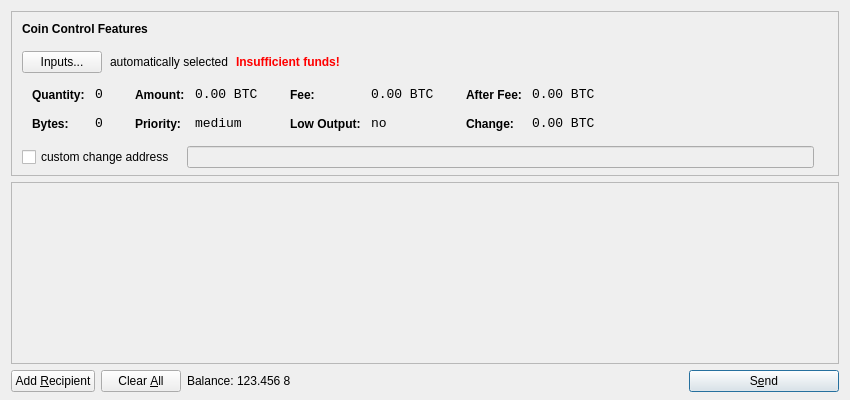
<?xml version="1.0" encoding="UTF-8"?>
<ui version="4.0">
 <class>SendCoinsDialog</class>
 <widget class="QDialog" name="SendCoinsDialog">
  <property name="geometry">
   <rect>
    <x>0</x>
    <y>0</y>
    <width>850</width>
    <height>400</height>
   </rect>
  </property>
  <property name="windowTitle">
   <string>Send Coins</string>
  </property>
  <layout class="QVBoxLayout" name="verticalLayout" stretch="0,1,0">
   <property name="bottomMargin">
    <number>8</number>
   </property>
   <item>
    <widget class="QFrame" name="frameCoinControl">
     <property name="sizePolicy">
      <sizepolicy hsizetype="Expanding" vsizetype="Expanding">
       <horstretch>0</horstretch>
       <verstretch>0</verstretch>
      </sizepolicy>
     </property>
     <property name="maximumSize">
      <size>
       <width>16777215</width>
       <height>16777215</height>
      </size>
     </property>
     <property name="frameShape">
      <enum>QFrame::StyledPanel</enum>
     </property>
     <property name="frameShadow">
      <enum>QFrame::Sunken</enum>
     </property>
     <layout class="QVBoxLayout" name="verticalLayoutCoinControl2">
      <property name="spacing">
       <number>-1</number>
      </property>
      <property name="leftMargin">
       <number>0</number>
      </property>
      <property name="topMargin">
       <number>0</number>
      </property>
      <property name="rightMargin">
       <number>0</number>
      </property>
      <property name="bottomMargin">
       <number>6</number>
      </property>
      <item>
       <layout class="QVBoxLayout" name="verticalLayoutCoinControl" stretch="0,0,0,0,1">
        <property name="spacing">
         <number>0</number>
        </property>
        <property name="leftMargin">
         <number>10</number>
        </property>
        <property name="topMargin">
         <number>10</number>
        </property>
        <item>
         <layout class="QHBoxLayout" name="horizontalLayoutCoinControl1">
          <property name="bottomMargin">
           <number>15</number>
          </property>
          <item>
           <widget class="QLabel" name="labelCoinControlFeatures">
            <property name="sizePolicy">
             <sizepolicy hsizetype="Preferred" vsizetype="Maximum">
              <horstretch>0</horstretch>
              <verstretch>0</verstretch>
             </sizepolicy>
            </property>
            <property name="font">
             <font>
              <weight>75</weight>
              <bold>true</bold>
             </font>
            </property>
            <property name="styleSheet">
             <string notr="true">font-weight:bold;</string>
            </property>
            <property name="text">
             <string>Coin Control Features</string>
            </property>
           </widget>
          </item>
         </layout>
        </item>
        <item>
         <layout class="QHBoxLayout" name="horizontalLayoutCoinControl2" stretch="0,0,0,0">
          <property name="spacing">
           <number>8</number>
          </property>
          <property name="bottomMargin">
           <number>10</number>
          </property>
          <item>
           <widget class="QPushButton" name="pushButtonCoinControl">
            <property name="styleSheet">
             <string notr="true"/>
            </property>
            <property name="text">
             <string>Inputs...</string>
            </property>
           </widget>
          </item>
          <item>
           <widget class="QLabel" name="labelCoinControlAutomaticallySelected">
            <property name="text">
             <string>automatically selected</string>
            </property>
            <property name="margin">
             <number>5</number>
            </property>
           </widget>
          </item>
          <item>
           <widget class="QLabel" name="labelCoinControlInsuffFunds">
            <property name="font">
             <font>
              <weight>75</weight>
              <bold>true</bold>
             </font>
            </property>
            <property name="styleSheet">
             <string notr="true">color:red;font-weight:bold;</string>
            </property>
            <property name="text">
             <string>Insufficient funds!</string>
            </property>
            <property name="margin">
             <number>5</number>
            </property>
           </widget>
          </item>
          <item>
           <spacer name="horizontalSpacerCoinControl">
            <property name="orientation">
             <enum>Qt::Horizontal</enum>
            </property>
            <property name="sizeHint" stdset="0">
             <size>
              <width>40</width>
              <height>1</height>
             </size>
            </property>
           </spacer>
          </item>
         </layout>
        </item>
        <item>
         <widget class="QWidget" name="widgetCoinControl" native="true">
          <property name="sizePolicy">
           <sizepolicy hsizetype="Preferred" vsizetype="Preferred">
            <horstretch>0</horstretch>
            <verstretch>0</verstretch>
           </sizepolicy>
          </property>
          <property name="minimumSize">
           <size>
            <width>0</width>
            <height>0</height>
           </size>
          </property>
          <property name="styleSheet">
           <string notr="true"/>
          </property>
          <layout class="QHBoxLayout" name="horizontalLayoutCoinControl5">
           <property name="margin">
            <number>0</number>
           </property>
           <item>
            <layout class="QHBoxLayout" name="horizontalLayoutCoinControl3" stretch="0,0,0,1">
             <property name="spacing">
              <number>20</number>
             </property>
             <property name="topMargin">
              <number>0</number>
             </property>
             <property name="bottomMargin">
              <number>10</number>
             </property>
             <item>
              <layout class="QFormLayout" name="formLayoutCoinControl1">
               <property name="horizontalSpacing">
                <number>10</number>
               </property>
               <property name="verticalSpacing">
                <number>14</number>
               </property>
               <property name="leftMargin">
                <number>10</number>
               </property>
               <property name="topMargin">
                <number>4</number>
               </property>
               <property name="rightMargin">
                <number>6</number>
               </property>
               <item row="0" column="0">
                <widget class="QLabel" name="labelCoinControlQuantityText">
                 <property name="styleSheet">
                  <string notr="true">font-weight:bold;</string>
                 </property>
                 <property name="text">
                  <string>Quantity:</string>
                 </property>
                 <property name="margin">
                  <number>0</number>
                 </property>
                </widget>
               </item>
               <item row="0" column="1">
                <widget class="QLabel" name="labelCoinControlQuantity">
                 <property name="font">
                  <font>
                   <family>Monospace</family>
                   <pointsize>10</pointsize>
                  </font>
                 </property>
                 <property name="cursor">
                  <cursorShape>IBeamCursor</cursorShape>
                 </property>
                 <property name="contextMenuPolicy">
                  <enum>Qt::ActionsContextMenu</enum>
                 </property>
                 <property name="text">
                  <string notr="true">0</string>
                 </property>
                 <property name="margin">
                  <number>0</number>
                 </property>
                 <property name="textInteractionFlags">
                  <set>Qt::LinksAccessibleByMouse|Qt::TextSelectableByKeyboard|Qt::TextSelectableByMouse</set>
                 </property>
                </widget>
               </item>
               <item row="1" column="0">
                <widget class="QLabel" name="labelCoinControlBytesText">
                 <property name="styleSheet">
                  <string notr="true">font-weight:bold;</string>
                 </property>
                 <property name="text">
                  <string>Bytes:</string>
                 </property>
                </widget>
               </item>
               <item row="1" column="1">
                <widget class="QLabel" name="labelCoinControlBytes">
                 <property name="font">
                  <font>
                   <family>Monospace</family>
                   <pointsize>10</pointsize>
                  </font>
                 </property>
                 <property name="cursor">
                  <cursorShape>IBeamCursor</cursorShape>
                 </property>
                 <property name="contextMenuPolicy">
                  <enum>Qt::ActionsContextMenu</enum>
                 </property>
                 <property name="text">
                  <string notr="true">0</string>
                 </property>
                 <property name="textInteractionFlags">
                  <set>Qt::LinksAccessibleByMouse|Qt::TextSelectableByKeyboard|Qt::TextSelectableByMouse</set>
                 </property>
                </widget>
               </item>
              </layout>
             </item>
             <item>
              <layout class="QFormLayout" name="formLayoutCoinControl2">
               <property name="horizontalSpacing">
                <number>10</number>
               </property>
               <property name="verticalSpacing">
                <number>14</number>
               </property>
               <property name="leftMargin">
                <number>6</number>
               </property>
               <property name="topMargin">
                <number>4</number>
               </property>
               <property name="rightMargin">
                <number>6</number>
               </property>
               <item row="0" column="0">
                <widget class="QLabel" name="labelCoinControlAmountText">
                 <property name="styleSheet">
                  <string notr="true">font-weight:bold;</string>
                 </property>
                 <property name="text">
                  <string>Amount:</string>
                 </property>
                 <property name="margin">
                  <number>0</number>
                 </property>
                </widget>
               </item>
               <item row="0" column="1">
                <widget class="QLabel" name="labelCoinControlAmount">
                 <property name="font">
                  <font>
                   <family>Monospace</family>
                   <pointsize>10</pointsize>
                  </font>
                 </property>
                 <property name="cursor">
                  <cursorShape>IBeamCursor</cursorShape>
                 </property>
                 <property name="contextMenuPolicy">
                  <enum>Qt::ActionsContextMenu</enum>
                 </property>
                 <property name="text">
                  <string notr="true">0.00 BTC</string>
                 </property>
                 <property name="textInteractionFlags">
                  <set>Qt::LinksAccessibleByMouse|Qt::TextSelectableByKeyboard|Qt::TextSelectableByMouse</set>
                 </property>
                </widget>
               </item>
               <item row="1" column="0">
                <widget class="QLabel" name="labelCoinControlPriorityText">
                 <property name="styleSheet">
                  <string notr="true">font-weight:bold;</string>
                 </property>
                 <property name="text">
                  <string>Priority:</string>
                 </property>
                </widget>
               </item>
               <item row="1" column="1">
                <widget class="QLabel" name="labelCoinControlPriority">
                 <property name="font">
                  <font>
                   <family>Monospace</family>
                   <pointsize>10</pointsize>
                  </font>
                 </property>
                 <property name="cursor">
                  <cursorShape>IBeamCursor</cursorShape>
                 </property>
                 <property name="contextMenuPolicy">
                  <enum>Qt::ActionsContextMenu</enum>
                 </property>
                 <property name="text">
                  <string>medium</string>
                 </property>
                 <property name="textInteractionFlags">
                  <set>Qt::LinksAccessibleByMouse|Qt::TextSelectableByKeyboard|Qt::TextSelectableByMouse</set>
                 </property>
                </widget>
               </item>
              </layout>
             </item>
             <item>
              <layout class="QFormLayout" name="formLayoutCoinControl3">
               <property name="horizontalSpacing">
                <number>10</number>
               </property>
               <property name="verticalSpacing">
                <number>14</number>
               </property>
               <property name="leftMargin">
                <number>6</number>
               </property>
               <property name="topMargin">
                <number>4</number>
               </property>
               <property name="rightMargin">
                <number>6</number>
               </property>
               <item row="0" column="0">
                <widget class="QLabel" name="labelCoinControlFeeText">
                 <property name="styleSheet">
                  <string notr="true">font-weight:bold;</string>
                 </property>
                 <property name="text">
                  <string>Fee:</string>
                 </property>
                 <property name="margin">
                  <number>0</number>
                 </property>
                </widget>
               </item>
               <item row="0" column="1">
                <widget class="QLabel" name="labelCoinControlFee">
                 <property name="font">
                  <font>
                   <family>Monospace</family>
                   <pointsize>10</pointsize>
                  </font>
                 </property>
                 <property name="cursor">
                  <cursorShape>IBeamCursor</cursorShape>
                 </property>
                 <property name="contextMenuPolicy">
                  <enum>Qt::ActionsContextMenu</enum>
                 </property>
                 <property name="text">
                  <string notr="true">0.00 BTC</string>
                 </property>
                 <property name="textInteractionFlags">
                  <set>Qt::LinksAccessibleByMouse|Qt::TextSelectableByKeyboard|Qt::TextSelectableByMouse</set>
                 </property>
                </widget>
               </item>
               <item row="1" column="0">
                <widget class="QLabel" name="labelCoinControlLowOutputText">
                 <property name="styleSheet">
                  <string notr="true">font-weight:bold;</string>
                 </property>
                 <property name="text">
                  <string>Low Output:</string>
                 </property>
                </widget>
               </item>
               <item row="1" column="1">
                <widget class="QLabel" name="labelCoinControlLowOutput">
                 <property name="font">
                  <font>
                   <family>Monospace</family>
                   <pointsize>10</pointsize>
                  </font>
                 </property>
                 <property name="cursor">
                  <cursorShape>IBeamCursor</cursorShape>
                 </property>
                 <property name="contextMenuPolicy">
                  <enum>Qt::ActionsContextMenu</enum>
                 </property>
                 <property name="text">
                  <string>no</string>
                 </property>
                 <property name="textInteractionFlags">
                  <set>Qt::LinksAccessibleByMouse|Qt::TextSelectableByKeyboard|Qt::TextSelectableByMouse</set>
                 </property>
                </widget>
               </item>
              </layout>
             </item>
             <item>
              <layout class="QFormLayout" name="formLayoutCoinControl4">
               <property name="horizontalSpacing">
                <number>10</number>
               </property>
               <property name="verticalSpacing">
                <number>14</number>
               </property>
               <property name="leftMargin">
                <number>6</number>
               </property>
               <property name="topMargin">
                <number>4</number>
               </property>
               <property name="rightMargin">
                <number>6</number>
               </property>
               <item row="0" column="0">
                <widget class="QLabel" name="labelCoinControlAfterFeeText">
                 <property name="styleSheet">
                  <string notr="true">font-weight:bold;</string>
                 </property>
                 <property name="text">
                  <string>After Fee:</string>
                 </property>
                 <property name="margin">
                  <number>0</number>
                 </property>
                </widget>
               </item>
               <item row="0" column="1">
                <widget class="QLabel" name="labelCoinControlAfterFee">
                 <property name="font">
                  <font>
                   <family>Monospace</family>
                   <pointsize>10</pointsize>
                  </font>
                 </property>
                 <property name="cursor">
                  <cursorShape>IBeamCursor</cursorShape>
                 </property>
                 <property name="contextMenuPolicy">
                  <enum>Qt::ActionsContextMenu</enum>
                 </property>
                 <property name="text">
                  <string notr="true">0.00 BTC</string>
                 </property>
                 <property name="textInteractionFlags">
                  <set>Qt::LinksAccessibleByMouse|Qt::TextSelectableByKeyboard|Qt::TextSelectableByMouse</set>
                 </property>
                </widget>
               </item>
               <item row="1" column="0">
                <widget class="QLabel" name="labelCoinControlChangeText">
                 <property name="styleSheet">
                  <string notr="true">font-weight:bold;</string>
                 </property>
                 <property name="text">
                  <string>Change:</string>
                 </property>
                </widget>
               </item>
               <item row="1" column="1">
                <widget class="QLabel" name="labelCoinControlChange">
                 <property name="font">
                  <font>
                   <family>Monospace</family>
                   <pointsize>10</pointsize>
                  </font>
                 </property>
                 <property name="cursor">
                  <cursorShape>IBeamCursor</cursorShape>
                 </property>
                 <property name="contextMenuPolicy">
                  <enum>Qt::ActionsContextMenu</enum>
                 </property>
                 <property name="text">
                  <string notr="true">0.00 BTC</string>
                 </property>
                 <property name="textInteractionFlags">
                  <set>Qt::LinksAccessibleByMouse|Qt::TextSelectableByKeyboard|Qt::TextSelectableByMouse</set>
                 </property>
                </widget>
               </item>
              </layout>
             </item>
            </layout>
           </item>
          </layout>
         </widget>
        </item>
        <item>
         <layout class="QHBoxLayout" name="horizontalLayoutCoinControl4" stretch="0,0,0">
          <property name="spacing">
           <number>12</number>
          </property>
          <property name="sizeConstraint">
           <enum>QLayout::SetDefaultConstraint</enum>
          </property>
          <property name="topMargin">
           <number>5</number>
          </property>
          <property name="rightMargin">
           <number>5</number>
          </property>
          <item>
           <widget class="QCheckBox" name="checkBoxCoinControlChange">
            <property name="text">
             <string>custom change address</string>
            </property>
           </widget>
          </item>
          <item>
           <widget class="QLineEdit" name="lineEditCoinControlChange">
            <property name="enabled">
             <bool>false</bool>
            </property>
            <property name="sizePolicy">
             <sizepolicy hsizetype="Expanding" vsizetype="Fixed">
              <horstretch>0</horstretch>
              <verstretch>0</verstretch>
             </sizepolicy>
            </property>
           </widget>
          </item>
          <item>
           <widget class="QLabel" name="labelCoinControlChangeLabel">
            <property name="sizePolicy">
             <sizepolicy hsizetype="Preferred" vsizetype="Expanding">
              <horstretch>0</horstretch>
              <verstretch>0</verstretch>
             </sizepolicy>
            </property>
            <property name="minimumSize">
             <size>
              <width>0</width>
              <height>0</height>
             </size>
            </property>
            <property name="text">
             <string/>
            </property>
            <property name="margin">
             <number>3</number>
            </property>
           </widget>
          </item>
         </layout>
        </item>
        <item>
         <spacer name="verticalSpacerCoinControl">
          <property name="orientation">
           <enum>Qt::Vertical</enum>
          </property>
          <property name="sizeHint" stdset="0">
           <size>
            <width>800</width>
            <height>1</height>
           </size>
          </property>
         </spacer>
        </item>
       </layout>
      </item>
     </layout>
    </widget>
   </item>
   <item>
    <widget class="QScrollArea" name="scrollArea">
     <property name="widgetResizable">
      <bool>true</bool>
     </property>
     <widget class="QWidget" name="scrollAreaWidgetContents">
      <property name="geometry">
       <rect>
        <x>0</x>
        <y>0</y>
        <width>830</width>
        <height>165</height>
       </rect>
      </property>
      <layout class="QVBoxLayout" name="verticalLayout_2">
       <property name="margin">
        <number>0</number>
       </property>
       <item>
        <layout class="QVBoxLayout" name="entries">
         <property name="spacing">
          <number>6</number>
         </property>
        </layout>
       </item>
       <item>
        <spacer name="verticalSpacer">
         <property name="orientation">
          <enum>Qt::Vertical</enum>
         </property>
         <property name="sizeHint" stdset="0">
          <size>
           <width>20</width>
           <height>40</height>
          </size>
         </property>
        </spacer>
       </item>
      </layout>
     </widget>
    </widget>
   </item>
   <item>
    <layout class="QHBoxLayout" name="horizontalLayout">
     <item>
      <widget class="QPushButton" name="addButton">
       <property name="toolTip">
        <string>Send to multiple recipients at once</string>
       </property>
       <property name="text">
        <string>Add &amp;Recipient</string>
       </property>
       <property name="icon">
        <iconset resource="../bitcoin.qrc">
         <normaloff>:/icons/add</normaloff>:/icons/add</iconset>
       </property>
       <property name="autoDefault">
        <bool>false</bool>
       </property>
      </widget>
     </item>
     <item>
      <widget class="QPushButton" name="clearButton">
       <property name="sizePolicy">
        <sizepolicy hsizetype="Minimum" vsizetype="Fixed">
         <horstretch>0</horstretch>
         <verstretch>0</verstretch>
        </sizepolicy>
       </property>
       <property name="toolTip">
        <string>Remove all transaction fields</string>
       </property>
       <property name="text">
        <string>Clear &amp;All</string>
       </property>
       <property name="icon">
        <iconset resource="../bitcoin.qrc">
         <normaloff>:/icons/remove</normaloff>:/icons/remove</iconset>
       </property>
       <property name="autoRepeatDelay">
        <number>300</number>
       </property>
       <property name="autoDefault">
        <bool>false</bool>
       </property>
      </widget>
     </item>
     <item>
      <layout class="QHBoxLayout" name="horizontalLayout_2">
       <property name="spacing">
        <number>3</number>
       </property>
       <item>
        <widget class="QLabel" name="label">
         <property name="text">
          <string>Balance:</string>
         </property>
        </widget>
       </item>
       <item>
        <widget class="QLabel" name="labelBalance">
         <property name="cursor">
          <cursorShape>IBeamCursor</cursorShape>
         </property>
         <property name="text">
          <string>123.456 8</string>
         </property>
         <property name="textInteractionFlags">
          <set>Qt::LinksAccessibleByMouse|Qt::TextSelectableByKeyboard|Qt::TextSelectableByMouse</set>
         </property>
        </widget>
       </item>
      </layout>
     </item>
     <item>
      <spacer name="horizontalSpacer">
       <property name="orientation">
        <enum>Qt::Horizontal</enum>
       </property>
       <property name="sizeHint" stdset="0">
        <size>
         <width>40</width>
         <height>20</height>
        </size>
       </property>
      </spacer>
     </item>
     <item>
      <widget class="QPushButton" name="sendButton">
       <property name="minimumSize">
        <size>
         <width>150</width>
         <height>0</height>
        </size>
       </property>
       <property name="toolTip">
        <string>Confirm the send action</string>
       </property>
       <property name="text">
        <string>S&amp;end</string>
       </property>
       <property name="icon">
        <iconset resource="../bitcoin.qrc">
         <normaloff>:/icons/send</normaloff>:/icons/send</iconset>
       </property>
       <property name="default">
        <bool>true</bool>
       </property>
      </widget>
     </item>
    </layout>
   </item>
  </layout>
 </widget>
 <resources>
  <include location="../bitcoin.qrc"/>
 </resources>
 <connections/>
</ui>
